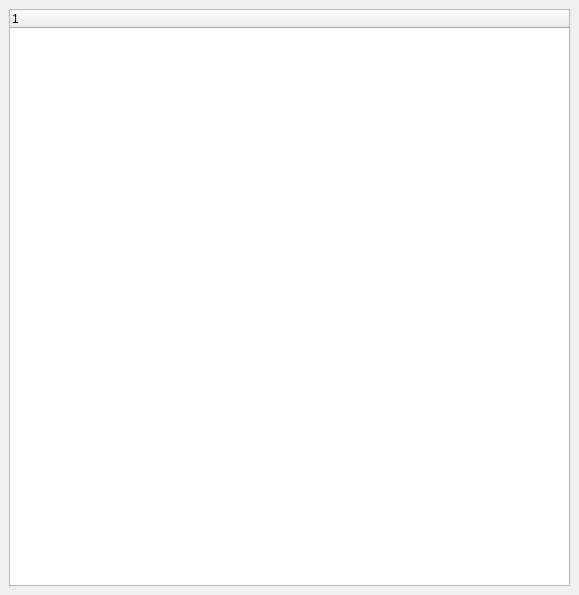
<?xml version="1.0" encoding="UTF-8"?>
<ui version="4.0">
 <class>GRMDockWidgetBase</class>
 <widget class="QDockWidget" name="GRMDockWidgetBase">
  <property name="geometry">
   <rect>
    <x>0</x>
    <y>0</y>
    <width>579</width>
    <height>595</height>
   </rect>
  </property>
  <property name="windowTitle">
   <string>GRM</string>
  </property>
  <widget class="QWidget" name="dockWidgetContents">
   <layout class="QGridLayout" name="gridLayout">
    <item row="0" column="0">
     <widget class="QTreeWidget" name="treeWidget">
      <column>
       <property name="text">
        <string notr="true">1</string>
       </property>
      </column>
     </widget>
    </item>
   </layout>
  </widget>
 </widget>
 <resources/>
 <connections/>
</ui>
